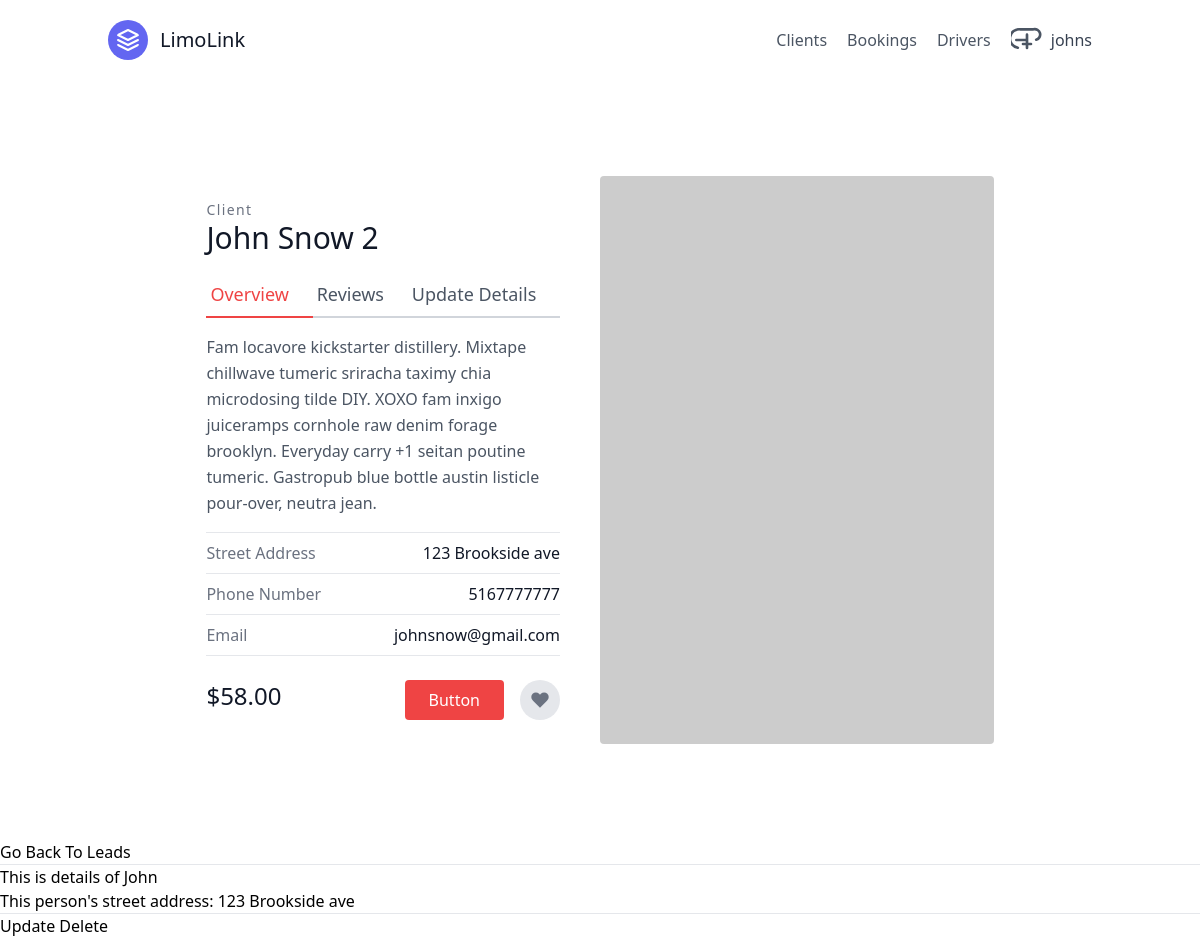
The page /clients/1/ (signed in) on the database its author committed.
### clients/models.py (models this page shows, shortened)
class User(AbstractUser):
    is_active = models.BooleanField(default=True)

class Client(models.Model):
    first_name = models.CharField(max_length=100)
    last_name = models.CharField(max_length=100)
    email = models.EmailField()
    phone = models.CharField(max_length=15)
    street_address = models.CharField(max_length=255, blank=True)
    city = models.CharField(max_length=100, blank=True)
    state = models.CharField(max_length=100, blank=True)
    postal_code = models.CharField(max_length=20, blank=True)
    preferred_contact_method = models.CharField(max_length=50, blank=True)

### clients/views.py (the view)
# urls.py: path('<int:pk>/', ClientDetailView.as_view(), name="client-detail"),
class ClientDetailView(LoginRequiredMixin, generic.DetailView):
    template_name = "clients/client_detail.html"
    queryset = Client.objects.all()
    context_object_name = "client"

### templates/clients/client_detail.html
{% extends "base.html"%}
{% block content%}
<section class="text-gray-600 body-font overflow-hidden">
  <div class="container px-5 py-24 mx-auto">
    <div class="lg:w-4/5 mx-auto flex flex-wrap">
      <div class="lg:w-1/2 w-full lg:pr-10 lg:py-6 mb-6 lg:mb-0">
        <h2 class="text-sm title-font text-gray-500 tracking-widest">Client</h2>
        <h1 class="text-gray-900 text-3xl title-font font-medium mb-4">
          {{ client.first_name }} {{ client.last_name }}
        </h1>
        <div class="flex mb-4">
          <a href="{% url 'clients:client-detail' client.pk %}"
            class="flex-grow text-red-500 border-b-2 border-red-500 py-2 text-lg px-1">Overview </a>
          <a class="flex-grow border-b-2 border-gray-300 py-2 text-lg px-1">Reviews</a>
          <a href="/clients/{{ client.pk }}/update/"
            class="flex-grow border-b-2 border-gray-300 py-2 text-lg px-1">Update Details</a>
        </div>
        <p class="leading-relaxed mb-4">Fam locavore kickstarter distillery. Mixtape chillwave tumeric sriracha taximy
          chia microdosing tilde DIY. XOXO fam inxigo juiceramps cornhole raw denim forage brooklyn. Everyday carry +1
          seitan poutine tumeric. Gastropub blue bottle austin listicle pour-over, neutra jean.</p>
        <div class="flex border-t border-gray-200 py-2">
          <span class="text-gray-500">Street Address</span>
          <span class="ml-auto text-gray-900">{{ client.street_address }}</span>
        </div>
        <div class="flex border-t border-gray-200 py-2">
          <span class="text-gray-500">Phone Number</span>
          <span class="ml-auto text-gray-900">{{ client.phone }}</span>
        </div>
        <div class="flex border-t border-b mb-6 border-gray-200 py-2">
          <span class="text-gray-500">Email</span>
          <span class="ml-auto text-gray-900">{{ client.email }}</span>
        </div>
        <div class="flex">
          <span class="title-font font-medium text-2xl text-gray-900">$58.00</span>
          <button
            class="flex ml-auto text-white bg-red-500 border-0 py-2 px-6 focus:outline-none hover:bg-red-600 rounded">Button</button>
          <button
            class="rounded-full w-10 h-10 bg-gray-200 p-0 border-0 inline-flex items-center justify-center text-gray-500 ml-4">
            <svg fill="currentColor" stroke-linecap="round" stroke-linejoin="round" stroke-width="2" class="w-5 h-5"
              viewBox="0 0 24 24">
              <path
                d="M20.84 4.61a5.5 5.5 0 00-7.78 0L12 5.67l-1.06-1.06a5.5 5.5 0 00-7.78 7.78l1.06 1.06L12 21.23l7.78-7.78 1.06-1.06a5.5 5.5 0 000-7.78z">
              </path>
            </svg>
          </button>
        </div>
      </div>
      <img alt="ecommerce" class="lg:w-1/2 w-full lg:h-auto h-64 object-cover object-center rounded"
        src="https://dummyimage.com/400x400">
    </div>
  </div>
</section>
<a href="/clients/">Go Back To Leads</a>
<hr>
<h1>This is details of {{ client.first_name }}</h1>
<p>This person's street address: {{ client.street_address }}</p>
<hr>
<a href="/clients/{{ client.pk }}/update/">Update</a>
<a href="/clients/{{ client.pk }}/delete/">Delete</a>
{% endblock %}

### templates/navbar.html (shortened to what this page needs)
<header class="text-gray-600 body-font">
  <div class="container mx-auto flex flex-wrap p-5 flex-col md:flex-row items-center">
    <a class="flex title-font font-medium items-center text-gray-900 mb-4 md:mb-0">
      <svg xmlns="http://www.w3.org/2000/svg" fill="none" stroke="currentColor" stroke-linecap="round"
        stroke-linejoin="round" stroke-width="2" class="w-10 h-10 text-white p-2 bg-indigo-500 rounded-full"
        viewBox="0 0 24 24">
        <path d="M12 2L2 7l10 5 10-5-10-5zM2 17l10 5 10-5M2 12l10 5 10-5"></path>
      </svg>
      <span class="ml-3 text-xl">LimoLink</span>
    </a>
    <nav class="md:ml-auto flex flex-wrap items-center text-base justify-center">
      <a href="{% url 'clients:client-list' %}" class="mr-5 hover:text-gray-900">Clients</a>
      <a href="{% url 'bookings:booking-list' %}" class="mr-5 hover:text-gray-900">Bookings</a>
      <a href="{% url 'drivers:driver-list' %}" class="mr-5 hover:text-gray-900">Drivers</a>
    </nav>
    {% if request.user.is_authenticated %}
    <div x-data="{ open: false }" class="relative">
      <button @click="open = !open"
        class="flex items-center space-x-2 text-gray-700 hover:text-gray-900 focus:outline-none">
        <svg class="w-8 h-8 text-gray-600 hover:text-gray-900" xmlns="http://www.w3.org/2000/svg" fill="none"
          viewBox="0 0 24 24" stroke="currentColor">
          <path stroke-linecap="round" stroke-linejoin="round" stroke-width="2"
            d="M5.121 17.804A4 4 0 017.197 4h9.606a4 4 0 012.076 7.804M9 15h6m-3-3v6m0-6V8m0 4H4" />
        </svg>
        <span class="hidden sm:inline">{{ request.user.username }}</span>
      </button>
    </div>
    {% endif %}
  </div>
</header>

### rows shown on the page
User: user.username "johns"
Client: first_name "John", last_name "Snow 2", street_address "123 Brookside ave", phone "5167777777", email "johnsnow@gmail.com"
